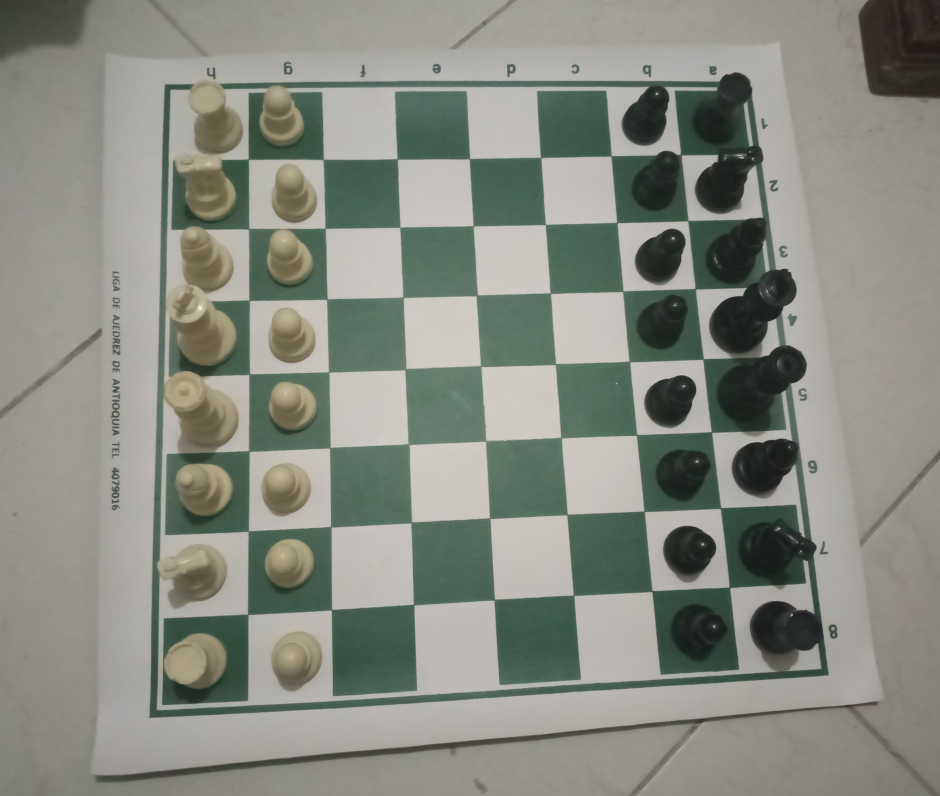
#> input picture pruebas/photos/tab1.png, 940 x 796 px
$ jupyter execute --allow-errors diff.ipynb
#> lines starting #> are read from the running program, lines starting #| are printed output that depends on the picture
[cell 1]
import cv2
import numpy as np
import matplotlib.pyplot as plt

[cell 2]
im1=cv2.imread("./photos/tab1.png") #./tab1.png
#> im1 is the input picture: shape (796, 940, 3); mean B, G, R 129.6, 139, 135.4
im2=cv2.imread("./photos/tab1h7.png") #./tab1h7.png

[cell 3]
#imagen1 en escala de grises
prev_frame=cv2.cvtColor(im1,cv2.COLOR_BGR2GRAY)
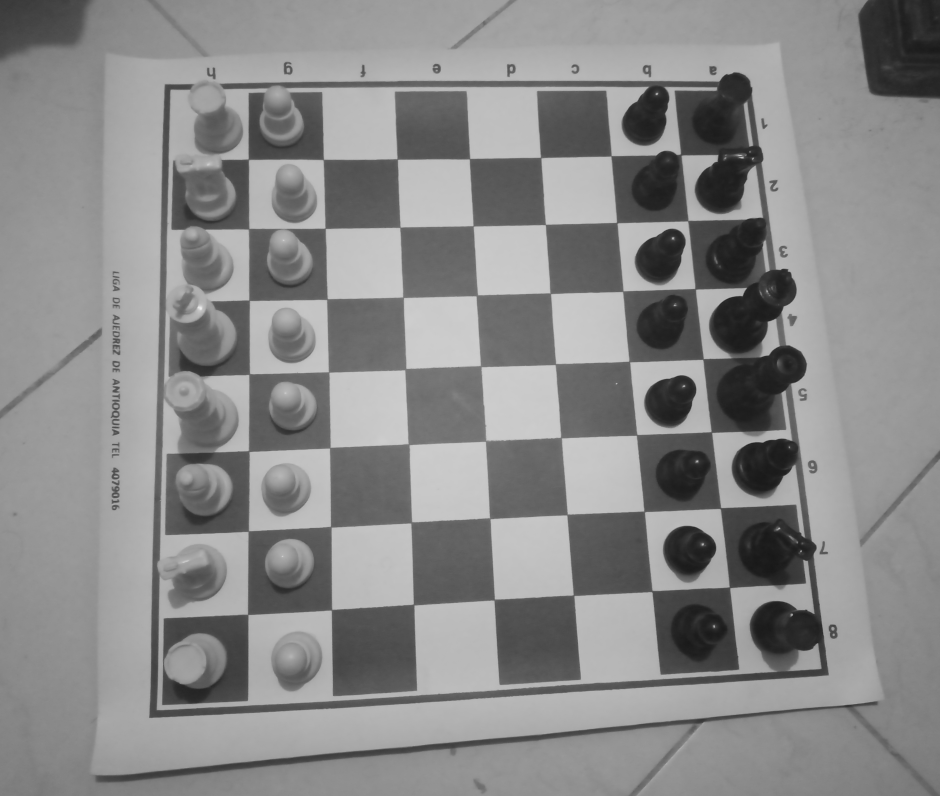
#> prev_frame: shape (796, 940); min 24, max 238, mean 136.8
plt.imshow(prev_frame,cmap="gray")

#> (a cell that did not finish here is left out)

[cell 5]
prev_blur = cv2.blur(prev_frame, (33, 33), 1)
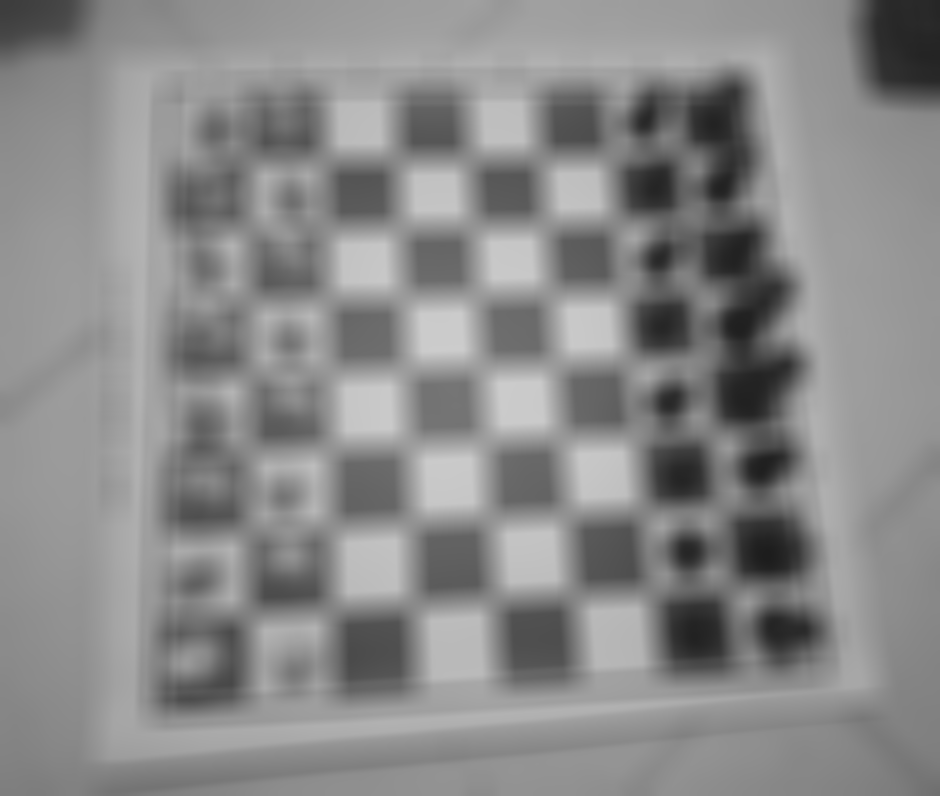
#> prev_blur: shape (796, 940); min 29, max 204, mean 136.8
#> (the rest of this cell did not finish here and is left out)

#> (a cell that did not finish here is left out)

#> (a cell that did not finish here is left out)

#> (a cell that did not finish here is left out)

[cell 9]
im1=cv2.imread("./photos/tab1.png") #./tab1.png
im2=cv2.imread("./photos/tab1h7.png") #./tab1h7.png

[cell 10]
prev_frame=cv2.cvtColor(im1,cv2.COLOR_BGR2GRAY)
#> (the rest of this cell did not finish here and is left out)

#> (a cell that did not finish here is left out)

#> (a cell that did not finish here is left out)

#> (a cell that did not finish here is left out)

[cell 14]
frame=cv2.imread("./photos/tab1.png") #./tab1.png
same_frame=cv2.imread("./photos/tab1.png") #./tab1h7.png

[cell 15]
prev_frame=cv2.cvtColor(frame,cv2.COLOR_BGR2GRAY)
frame=cv2.cvtColor(same_frame,cv2.COLOR_BGR2GRAY)
prev_blur = cv2.blur(prev_frame, (29, 29), 1)
blur = cv2.blur(frame, (29, 29), 1)

[cell 16]
diff = cv2.absdiff(prev_blur, blur)
#> diff: shape (796, 940); every value is 0
h, thresh = cv2.threshold(diff, 18, 255, cv2.THRESH_BINARY)
plt.imshow(thresh, cmap='gray')

$ run again, with pruebas/photos/board1.jpg saved as pruebas/photos/tab1.png
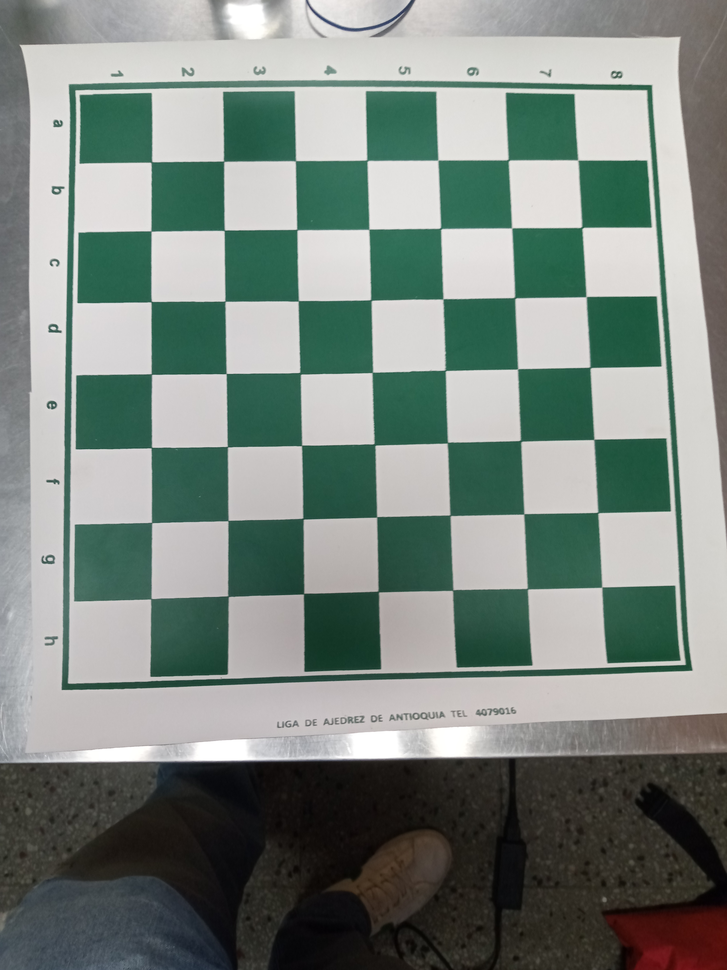
#> input picture pruebas/photos/board1.jpg, 727 x 970 px, shrunk from 3120 x 4160 before the run
#> im1 is the input picture: shape (970, 727, 3); mean B, G, R 127.5, 134.1, 123.3
#> `prev_frame=cv2.cvtColor(im1,cv2.COLOR_BGR2GRAY)`:
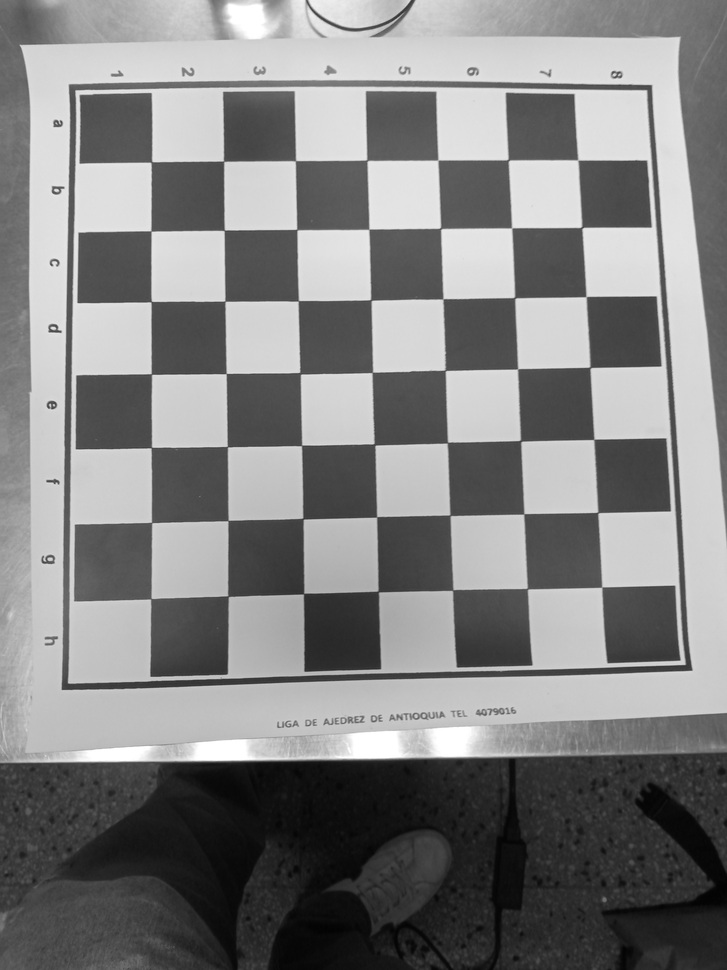
#> prev_frame: shape (970, 727); min 2, max 255, mean 130.1
#> `prev_blur = cv2.blur(prev_frame, (33, 33), 1)`:
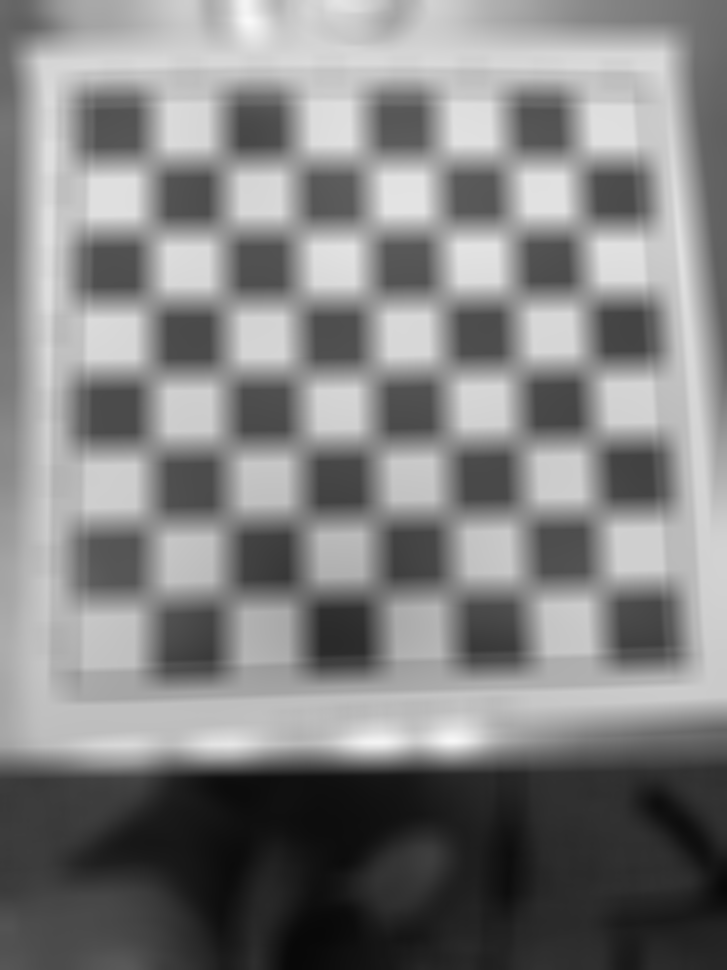
#> prev_blur: shape (970, 727); min 8, max 249, mean 130.1
#> diff: shape (970, 727); every value is 0

$ run again, with pruebas/photos/board10.jpg saved as pruebas/photos/tab1.png
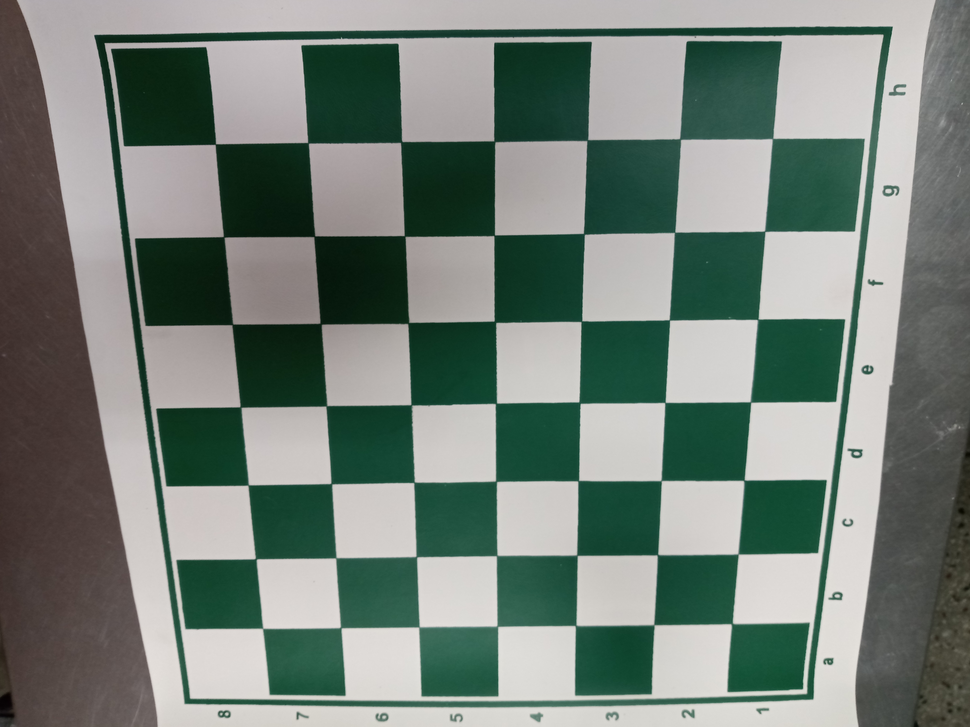
#> input picture pruebas/photos/board10.jpg, 970 x 727 px, shrunk from 4160 x 3120 before the run
#> im1 is the input picture: shape (727, 970, 3); mean B, G, R 120.6, 128.4, 116.9
#> `prev_frame=cv2.cvtColor(im1,cv2.COLOR_BGR2GRAY)`:
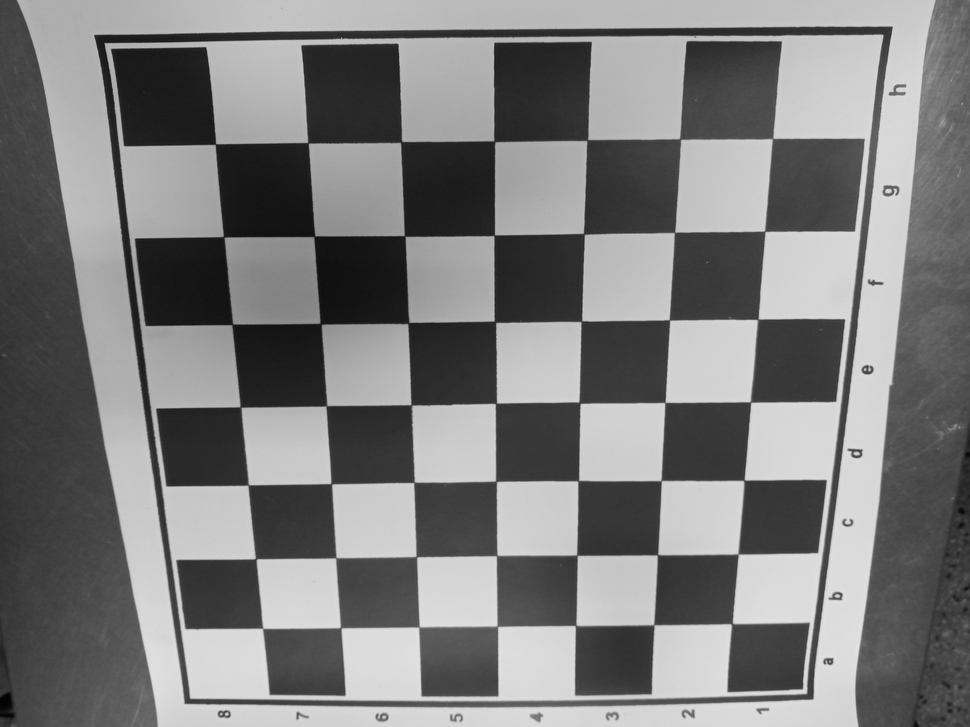
#> prev_frame: shape (727, 970); min 3, max 226, mean 124
#> `prev_blur = cv2.blur(prev_frame, (33, 33), 1)`:
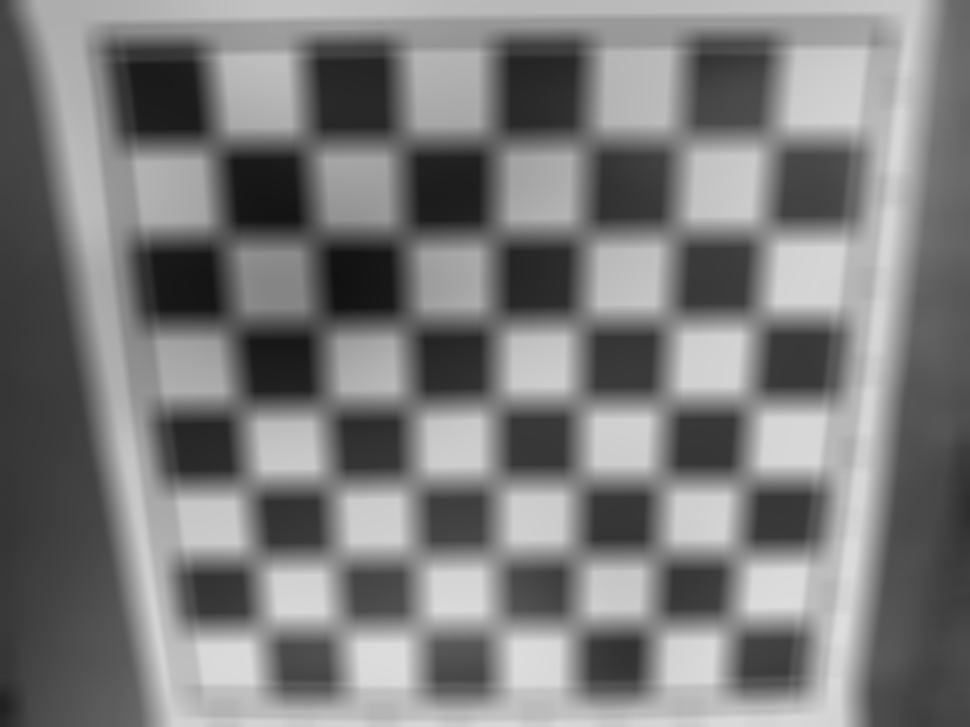
#> prev_blur: shape (727, 970); min 17, max 221, mean 124
#> diff: shape (727, 970); every value is 0

$ run again, with pruebas/photos/board100.jpg saved as pruebas/photos/tab1.png
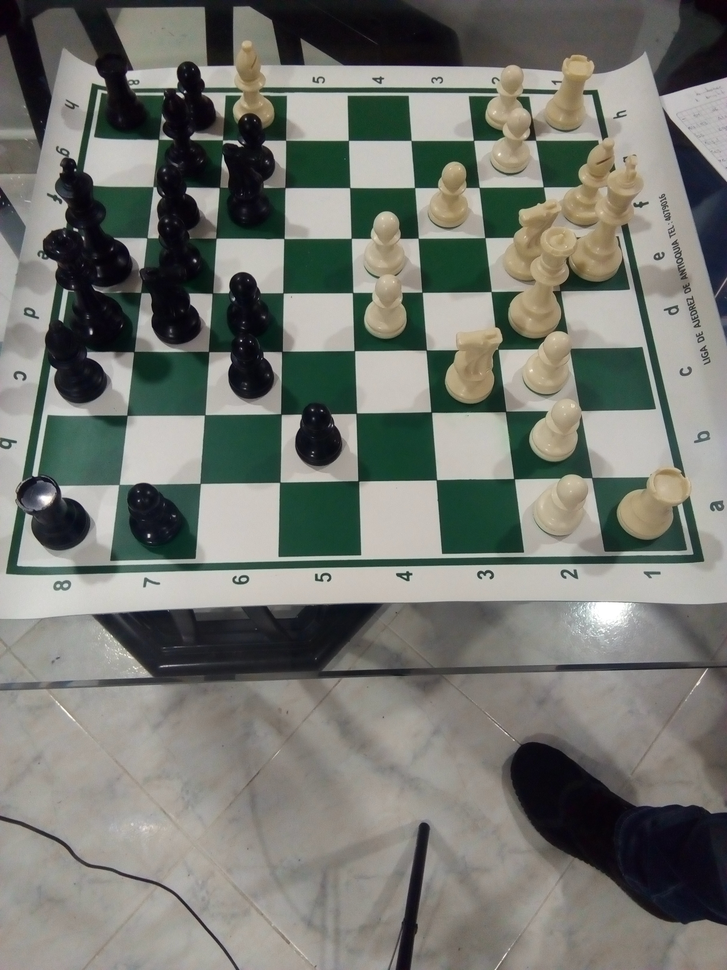
#> input picture pruebas/photos/board100.jpg, 727 x 970 px, shrunk from 2448 x 3264 before the run
#> im1 is the input picture: shape (970, 727, 3); mean B, G, R 111.5, 118.1, 115.9
#> `prev_frame=cv2.cvtColor(im1,cv2.COLOR_BGR2GRAY)`:
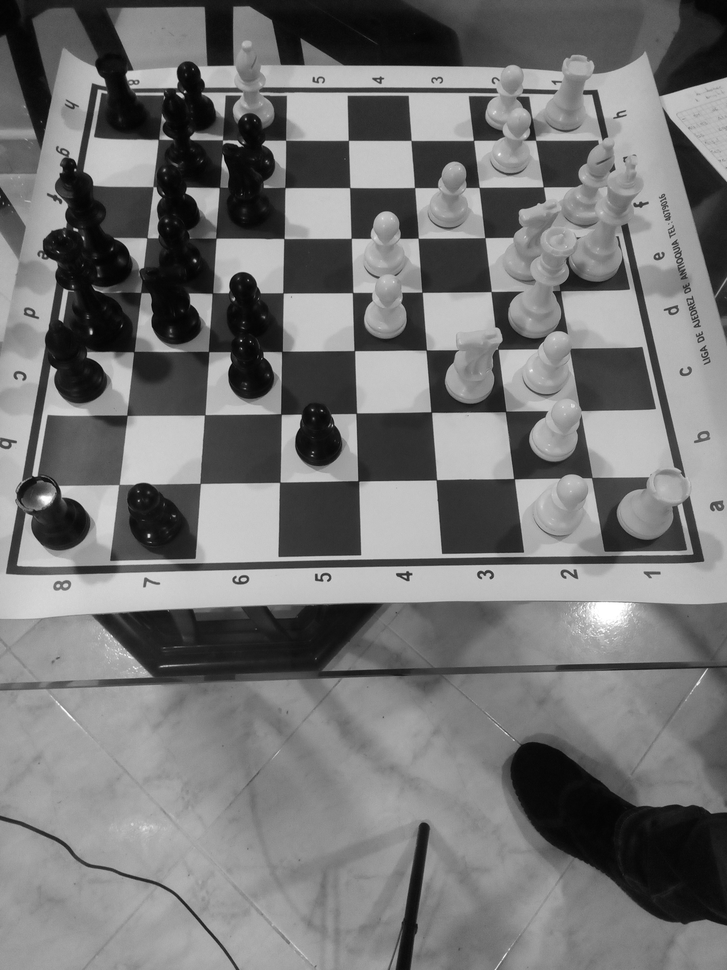
#> prev_frame: shape (970, 727); min 2, max 255, mean 116.7
#> `prev_blur = cv2.blur(prev_frame, (33, 33), 1)`:
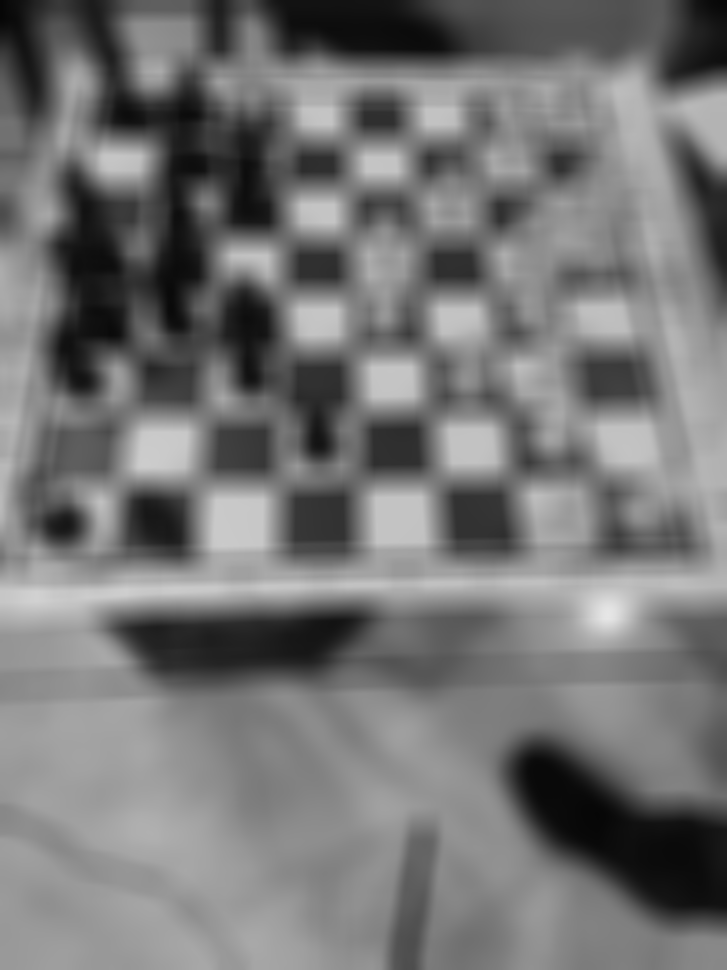
#> prev_blur: shape (970, 727); min 6, max 230, mean 116.7
#> diff: shape (970, 727); every value is 0
